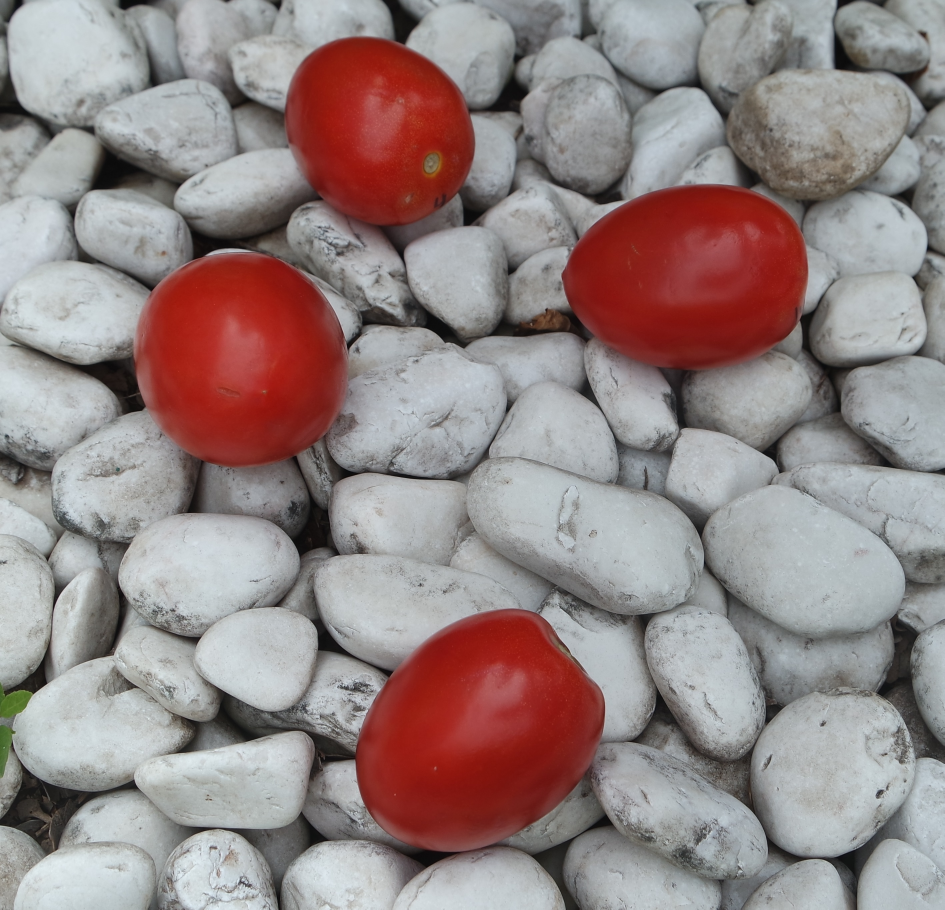
#> input picture jit.jpg, 2833 x 2729 px (shown at 1/3 size)
$ python examen2doParcial.py
#> lines starting #> are read from the running program, lines starting #| are printed output that depends on the picture; after the words box and inside, x2 and y2 are one past the last pixel; in counts of white or black regions, pixels touching at a corner belong together
import cv2
import numpy as np
import math
import matplotlib.pyplot as plt

cord1x =0
cord1y =0
cord2x =0
cord2y =0

def assignValueC1(x,y):
    global cord1y
    global cord1x
    cord1x = x
    cord1y = y
    #print(x,y)

def assignValueC2(x,y):
		global cord2y
		global cord2x
		cord2x = x
		cord2y = y
		#print(x,y)


def distancia(cord1x,cord1y,cord2x,cord2y):
			global distanceValue
			distanceValue= math.sqrt( ((cord1x-cord2x)**2)+((cord1y-cord2y)**2) )
			print("La distancia de dos puntos ", "Punto 1 = ", cord1x,",", cord1y,"Punto 2 = ",cord2x,",", cord2y,"es de", distanceValue)


def segmentacion ():
				img = cv2.imread(r'jit.jpg')
				b,g,r = cv2.split(img)
				rgb_img = cv2.merge([r,g,b])
				gray = cv2.cvtColor(img,cv2.COLOR_BGR2GRAY)
				ret, thresh = cv2.threshold(gray,0,255,cv2.THRESH_BINARY_INV+cv2.THRESH_OTSU)

				kernel = np.ones((2,2),np.uint8)

				closing = cv2.morphologyEx(thresh,cv2.MORPH_CLOSE,kernel, iterations = 2)

				sure_bg = cv2.dilate(closing,kernel,iterations=3)

				dist_transform = cv2.distanceTransform(sure_bg,cv2.DIST_L2,3)

				ret, sure_fg = cv2.threshold(dist_transform,0.1*dist_transform.max(),255,0)

				sure_fg = np.uint8(sure_fg)
				unknown = cv2.subtract(sure_bg,sure_fg)

				ret, markers = cv2.connectedComponents(sure_fg)
				markers = markers+1

				markers[unknown==255] = 0
				markers = cv2.watershed(img,markers)
				img[markers == -1] = [255,0,0]
				plt.subplot(211),plt.imshow(rgb_img)
				plt.title('Imagen original'), plt.xticks([]), plt.yticks([])
				plt.subplot(212),plt.imshow(thresh, 'gray')
				plt.imsave(r'thresh.png',thresh)
				plt.title("Segmentacion"), plt.xticks([]), plt.yticks([])
				plt.tight_layout()
				plt.show()


#Old
imagen = cv2.imread("jit.jpg")
#> imagen is the input picture: shape (2729, 2833, 3); mean B, G, R 132.9, 133.5, 148.4
size=np.asarray(imagen)
alto=size.shape[0]
#> alto = 2729
ancho=size.shape[1]
#> ancho = 2833

#New
windowName = 'ImagenPuntos'
img = np.zeros((ancho,alto,3),np.uint8)
cv2.namedWindow(windowName)

def CallBackFunc(event, x, y, flags, param):
    if event == cv2.EVENT_LBUTTONDOWN:
        assignValueC1(x,y)
    elif event == cv2.EVENT_RBUTTONDOWN:
        assignValueC2(x,y)

cv2.setMouseCallback(windowName, CallBackFunc)


while (True):
    cv2.imshow(windowName, imagen)
    if cv2.waitKey(20) == 27:
#> (key Esc is pressed here)
          break
cv2.destroyAllWindows()
distancia(cord1x,cord1y,cord2x,cord2y)
segmentacion()
#> in segmentacion, `ret, thresh = cv2.threshold(gray,0,255,cv2.THRESH_BINARY_INV+cv2.THRES..`:
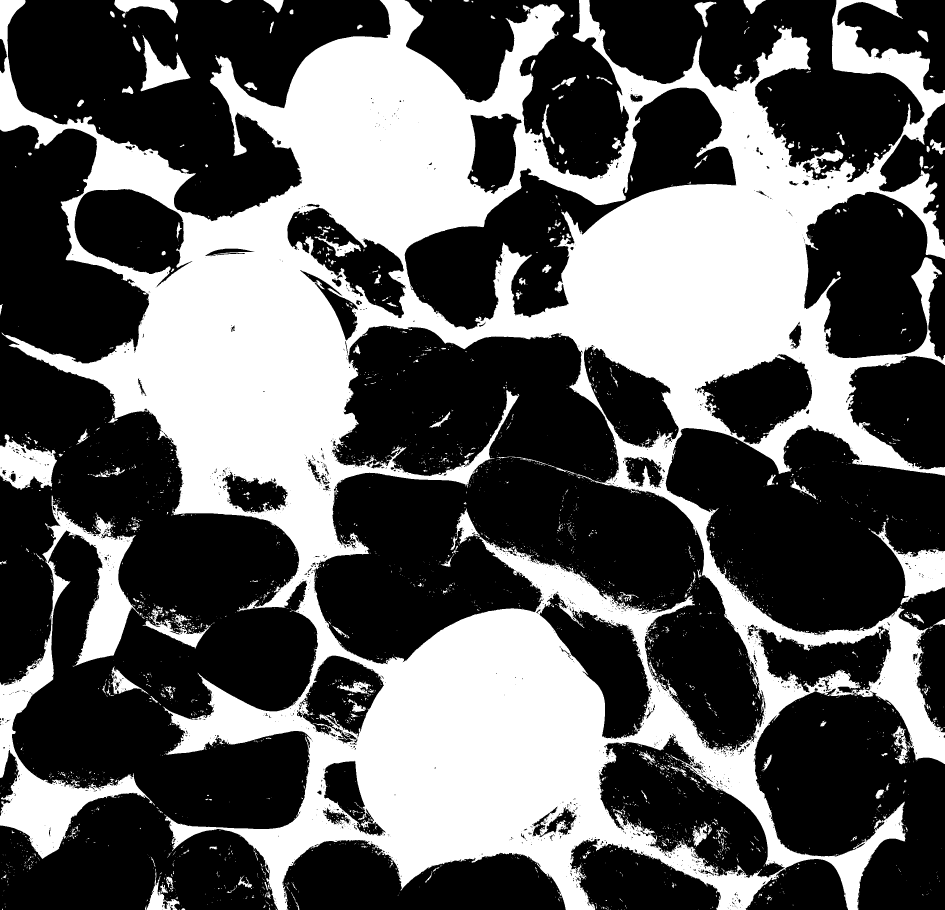
#> thresh: shape (2729, 2833) (shown at 1/3 size); 37.3% white; 4160 white regions (3691 under 20 px), largest, box (x1, y1, x2, y2) and area: (0, 0, 2833, 2729) 2639236, (0, 1486, 458, 2577) 114556, (0, 1303, 171, 1469) 17042
#> in segmentacion, `ret, thresh = cv2.threshold(gray,0,255,cv2.THRESH_BINARY_INV+cv2.THRES..`: ret = 125
#> in segmentacion, `closing = cv2.morphologyEx(thresh,cv2.MORPH_CLOSE,kernel, iterations =..`: closing: shape (2729, 2833); 37.7% white; 3003 white regions (2596 under 20 px), largest, box (x1, y1, x2, y2) and area: (0, 0, 2833, 2729) 2669455, (0, 1488, 467, 2579) 117880, (0, 1305, 173, 1471) 17570
#> in segmentacion, `sure_bg = cv2.dilate(closing,kernel,iterations=3)`: sure_bg: shape (2729, 2833); 41.1% white; 1476 white regions (322 under 20 px), largest, box (x1, y1, x2, y2) and area: (0, 0, 2833, 2729) 2851413, (0, 1488, 650, 2582) 145432, (0, 1305, 176, 1474) 19797
#> in segmentacion, `ret, sure_fg = cv2.threshold(dist_transform,0.1*dist_transform.max(),2..`:
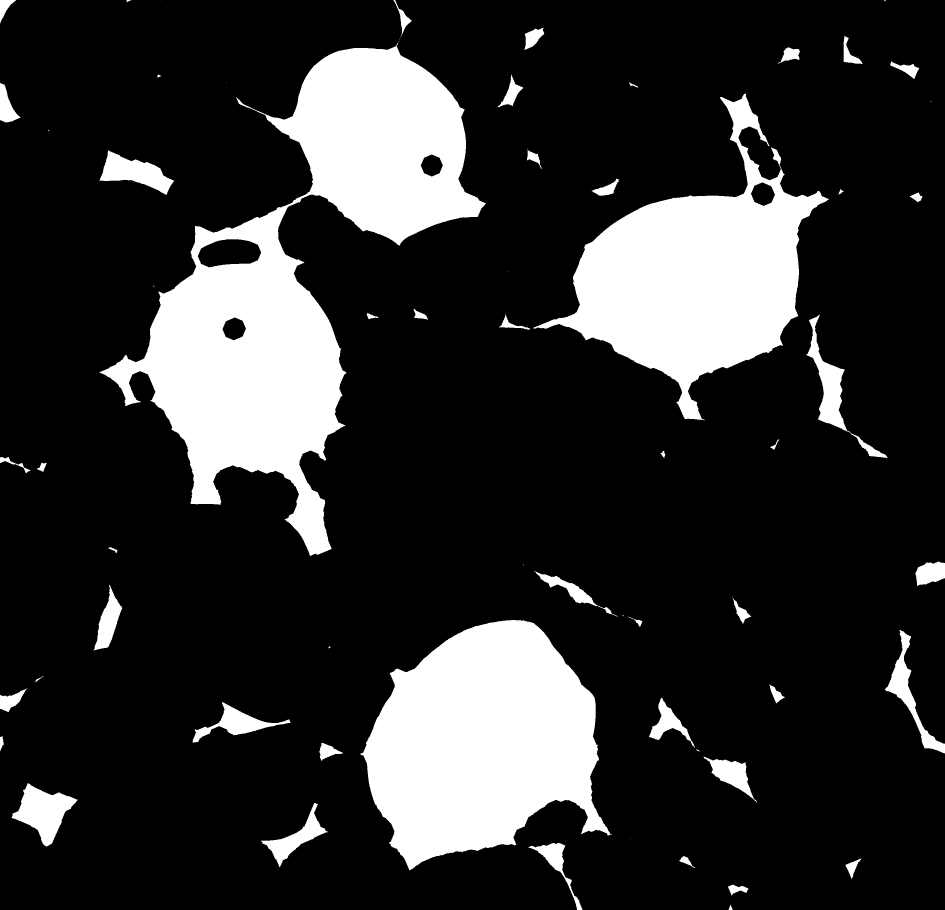
#> sure_fg: shape (2729, 2833) float32 (shown at 1/3 size); 18.6% white; 72 white regions (21 under 20 px), largest, box (x1, y1, x2, y2) and area: (298, 128, 1458, 1668) 586966, (1079, 1860, 1836, 2611) 371909, (1600, 280, 2487, 1261) 327562
#> in segmentacion, `ret, sure_fg = cv2.threshold(dist_transform,0.1*dist_transform.max(),2..`: ret = 31.63
#> in segmentacion, `unknown = cv2.subtract(sure_bg,sure_fg)`: unknown: shape (2729, 2833); 22.5% white; 1480 white regions (322 under 20 px), largest, box (x1, y1, x2, y2) and area: (0, 0, 2833, 2729) 1428672, (0, 1488, 650, 2582) 117115, (0, 1305, 176, 1474) 18585
#> in segmentacion, `ret, markers = cv2.connectedComponents(sure_fg)`: markers: shape (2729, 2833) int32; 73 distinct labels, from 0 to 72
#> in segmentacion, `ret, markers = cv2.connectedComponents(sure_fg)`: ret = 73
#> in segmentacion, `markers = markers+1`: markers: shape (2729, 2833) int32; 73 distinct labels, from 1 to 73
#> in segmentacion, `markers[unknown==255] = 0`:
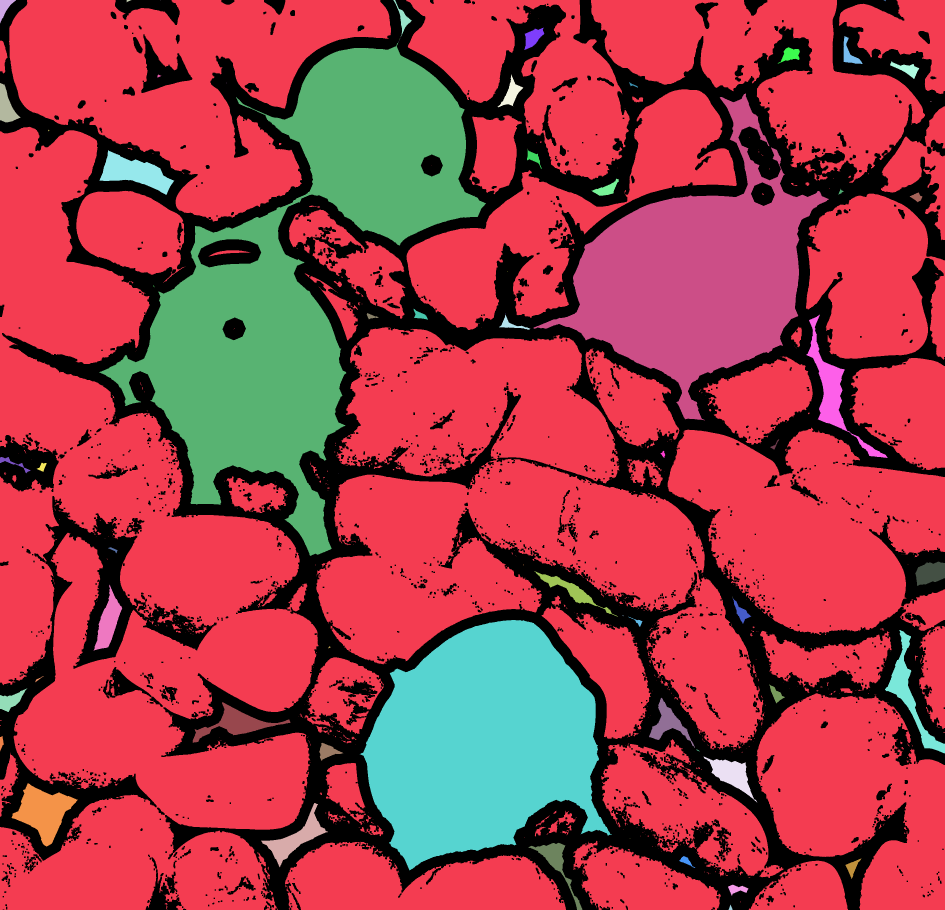
#> markers: shape (2729, 2833) int32 (shown at 1/3 size); 74 distinct labels, from 0 to 73; one colour per label, 0 black
#> in segmentacion, `markers = cv2.watershed(img,markers)`:
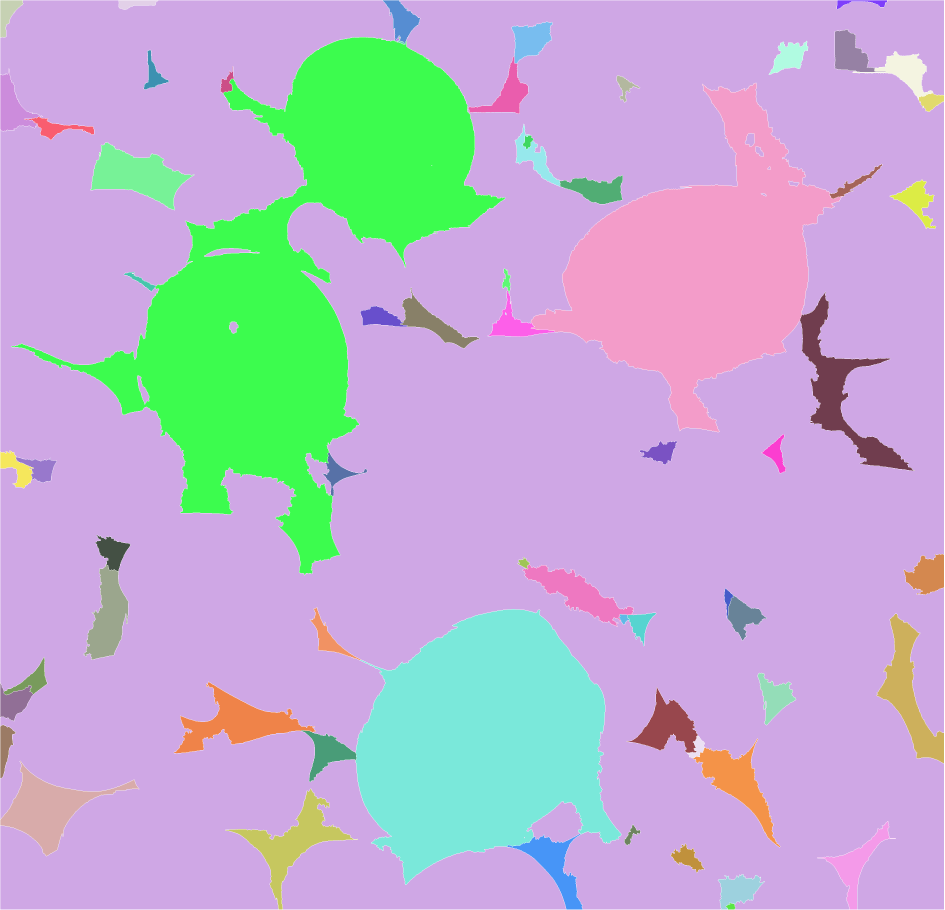
#> markers: shape (2729, 2833) int32 (shown at 1/3 size); 73 distinct labels, from -1 to 73; one colour per label, 0 black, -1 white
#> in segmentacion, `plt.imsave(r'thresh.png',thresh)`:
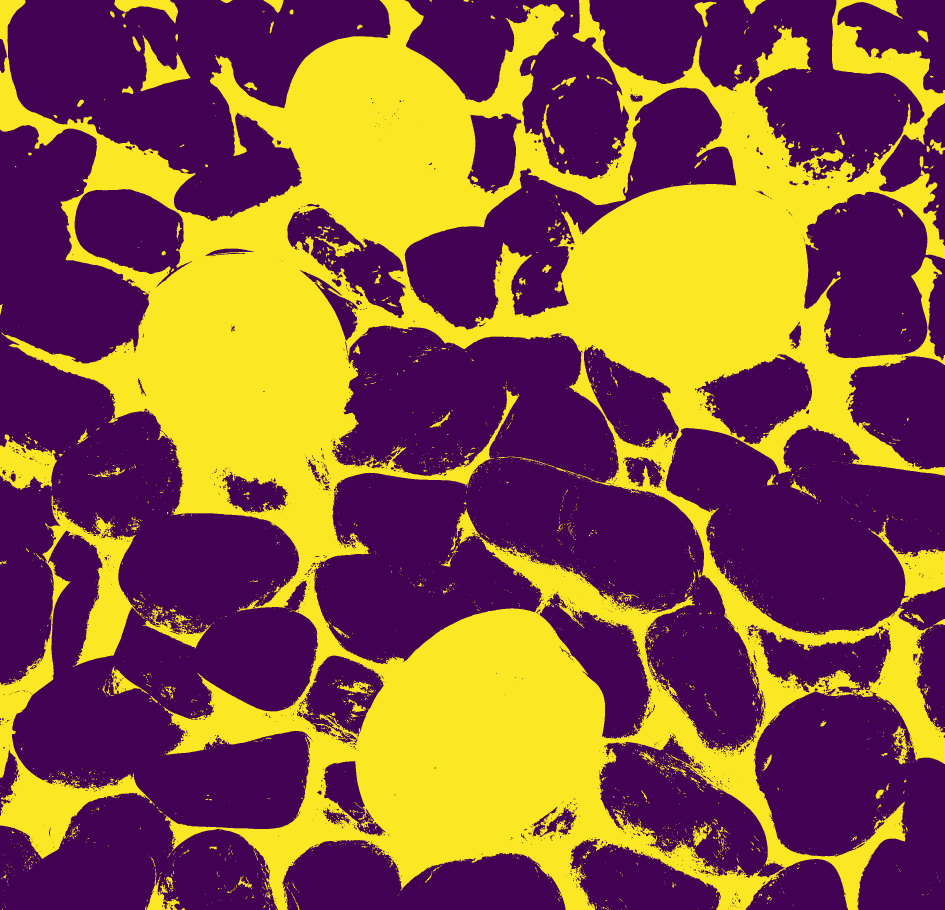
#> saved as thresh.png: shape (2729, 2833, 3) (shown at 1/3 size); mean R, G, B 137, 86.7, 66.1
